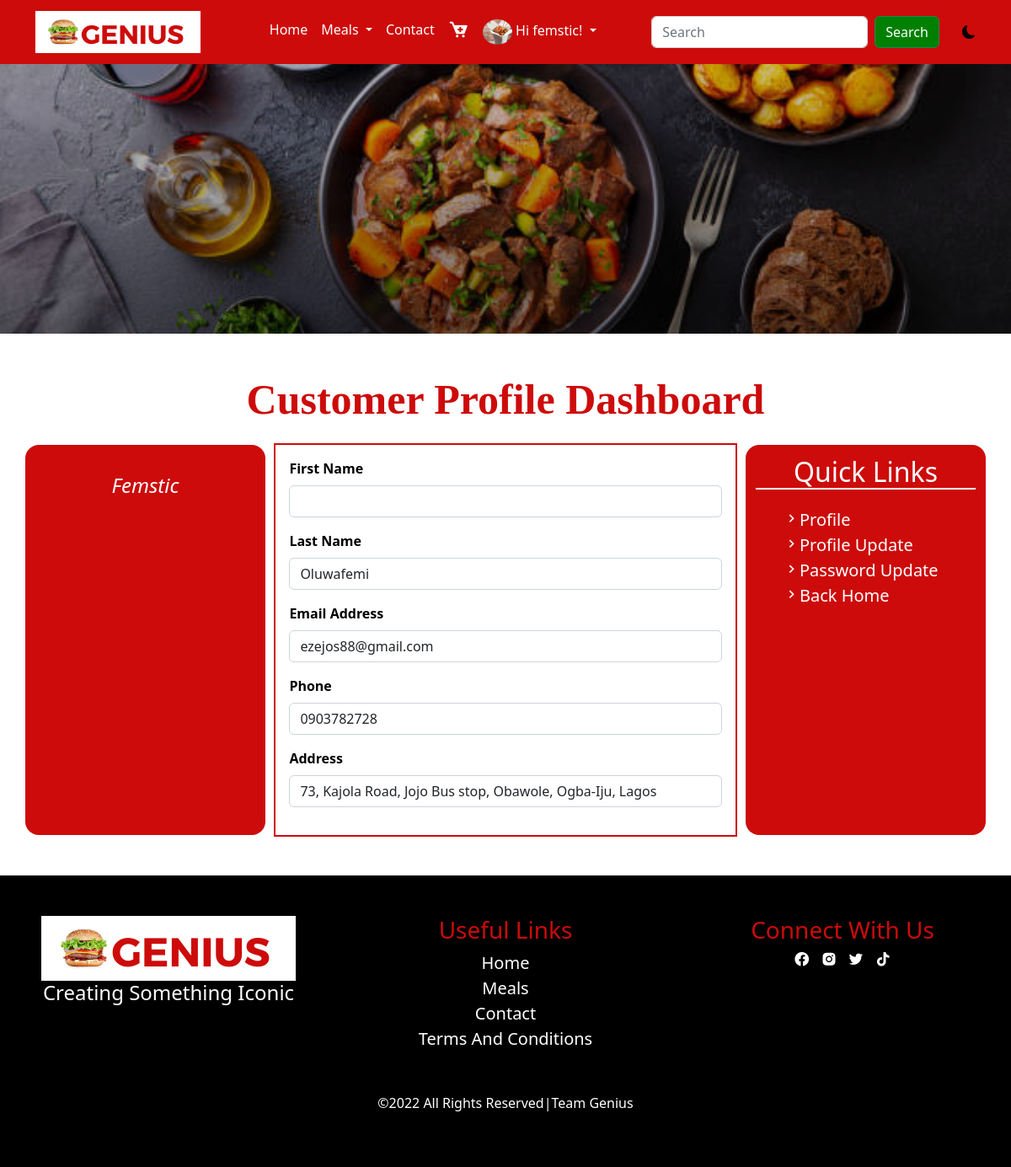
The page /profile (signed in) on the database its author committed.
### main/models.py (models this page shows, shortened)
class AppInfo(models.Model):
    title = models.CharField(max_length=50)
    logo = models.ImageField(upload_to='logo')
    carousel1 = models.ImageField(upload_to='carousel')
    carousel2 = models.ImageField(upload_to='carousel')
    carousel3 = models.ImageField(upload_to='carousel')
    banner = models.ImageField(upload_to='banner')
    copyright = models.IntegerField()

class Customer(models.Model):
    user = models.OneToOneField(User, on_delete=models.CASCADE)
    first_name = models.CharField(max_length=50)
    last_name = models.CharField(max_length=50)
    email = models.EmailField(max_length=100)
    address = models.CharField(max_length=200)
    phone = models.CharField(max_length=50)
    pix = models.ImageField(upload_to='customer', default='customer/avatar.png', blank=True, null=True)

### main/views.py (the view)
# urls.py: path('profile', views.profile, name='profile'),
@login_required(login_url='signin')
def profile(request):
    userprof = Customer.objects.get(user__username = request.user.username)
    context ={
        'userprof':userprof
    }
    return render(request, 'profile.html', context)

### main/context_processor.py (called while the page is built)
def appdetail(request):
    info = AppInfo.objects.get(pk=1)
    meal = Category.objects.all()
    context = {
        'info':info,
        'meal':meal
    }
    return context

### main/templates/profile.html (shortened to what this page needs)
{% extends 'base.html' %}
{% block header %} {% include 'header.html' %} {% endblock header %}
{% block banner %} {% include 'banner.html' %} {% endblock banner %}
{% block content %}
   <div class="container mt-5 mb-5">
    <h1 class="title text-center mb-4">Customer Profile Dashboard</h1>
    <div class="row">
      <div class="col-12 col-md-3 pavat">
        <h4>Femstic</h4>
      </div>
      <div class="col-12 col-md-6 pform">
        <form>
          <div class="mb-3">
            <label for="exampleInputEmail1" class="form-label">First name</label>
            <input type="email" class="{{userproof.first_name}} form-control" id="exampleInputEmail1" aria-describedby="emailHelp">
          </div>
          <div class="mb-3">
            <label for="exampleInputEmail1" class="form-label">last name</label>
          <input type="text" value="{{userprof.last_name}}" class="form-control" id="exampleInputEmail1" aria-describedby="emailHelp">
          </div>
          <div class="mb-3">
            <label for="exampleInputEmail1" class="form-label">Email address</label>
            <input type="email" value="{{userprof.email}}" class="form-control" id="exampleInputEmail1" aria-describedby="emailHelp">
          </div>
          <div class="mb-3">
            <label for="exampleInputEmail1" class="form-label">Phone</label>
            <input type="text" value="{{userprof.phone}}" class="form-control" id="exampleInputEmail1" aria-describedby="emailHelp">
          </div>
          <div class="mb-3">
            <label for="exampleInputEmail1" class="form-label">Address</label>
            <input type="text" value="{{userprof.address}}" class="form-control" id="exampleInputEmail1" aria-describedby="emailHelp">
          </div>
        </form>
      </div>
      <div class="col-12 col-md-3   qlink">
        <h2>Quick Links</h2>
        <ul>
          <li> <a href="{% url 'profile' %}"><i class='bx bx-chevron-right'></i>profile</a></li>
          <li> <a href="{% url 'profile_update' %}"><i class='bx bx-chevron-right'></i>profile update</a></li>
          <li> <a href="{% url 'password_update' %}"><i class='bx bx-chevron-right'></i>password update</a></li>
          <li> <a href=""><i class='bx bx-chevron-right'></i>back home</a></li>
        </ul>
      </div>
    </div>
   </div>
  </body>
</html>
{% endblock content %}
{% block footer %} {% include 'footer.html' %} {% endblock footer %}

### main/templates/header.html (shortened to what this page needs)
{% load static %}
<nav class="navbar navbar-expand-lg sticky-top">
    <div class="container">
      <a class="navbar-brand" href="#"><img src="{{info.logo.url}}" alt="" style="height: 50px;"></a>
      <div class="collapse navbar-collapse" id="navbarSupportedContent">
        <ul class="navbar-nav mx-auto mb-2 mb-lg-0">
          {% if user.is_authenticated %}
          <li class="nav-item">
            <a class="nav-link" aria-current="page" href="{% url 'home' %}">Home</a>
          </li>
          <li class="nav-item dropdown">
            <a class="nav-link dropdown-toggle" href="#" role="button" data-bs-toggle="dropdown" aria-expanded="false">
              Meals
            </a>
          </li>
          <li class="nav-item">
            <a class="nav-link" href="#contact">Contact</a>
          </li>
          <li class="nav-item">
            <a class="nav-link" href="{% url 'cart' %}"><i class='bx bxs-cart-add'></i></a>
          </li>
          <li class="nav-item dropdown">
            <a class="nav-link dropdown-toggle" href="#" role="button" data-bs-toggle="dropdown" aria-expanded="false">
             {% if user.customer %}
             <img src="{{user.customer.pix.url}}" alt="">
             {% endif %}
             {% if request.user %}
             <span>Hi {{user.username}}!</span>
             {% endif %}
            </a>
          </li>
          {% endif %}
        </ul>
        <form action="{% url 'search' %}" method="POST" class="d-flex search" role="search">
          <input class="form-control me-2" name="search" type="search" placeholder="Search" aria-label="Search">
          <button class="btn btn-outline-success" type="submit">Search</button>
        </form>
        <div class="jonah">
          <i class="bi bi-moon-fill"></i>
        </div>
      </div>
    </div>
</nav>

### main/templates/footer.html
<div class="container-fluid footer pt-5 pb-5">
    <div class="row footer1">
      <div class="col-12 col-md-4">
        <img src="{{info.logo.url}}" alt="">
        <h4>creating something iconic</h4>
      </div>
      <div class="col-12 col-md-4">
        <h3>useful links</h3>
        <ul class="list-unstyled">
          <li><a href="">home</a></li>
          <li><a href="">meals</a></li>
          <li><a href="">contact</a></li>
          <li><a href="">terms and conditions</a></li>
        </ul>
      </div>
      <div class="col-12 col-md-4">
        <h3>connect with us</h3>
        <ul class="list-unstyled">
          <li class="list-inline-item"><i class='bx bxl-facebook-circle'></i></li>
          <li class="list-inline-item"><i class='bx bxl-instagram-alt'></i></li>
          <li class="list-inline-item"><i class='bx bxl-twitter'></i></li>
          <li class="list-inline-item"><i class='bx bxl-tiktok'></i></li>
        </ul>
      </div>
    </div>
    <hr>
    <div class="row footer2">
      <p class="text-center">&copy;2022 all rights reserved|team genius</p>
    </div>
  </div>

### main/static/css/style.css (style rules this page uses)
* { padding: 0%; margin: 0%; box-sizing: border-box; }
:root { --bg: white; --icon: black; --text: black; --card: black; }
body { background: var(--bg) !important; color: var(--text) !important; }
.jonah { margin-left: 3%; cursor: pointer; }
.navbar { background-color: #cd0b0b; }
.navbar ul a { color: white; }
.search button { background-color: green; color: white; }
.nav-item i { font-size: 25px; }
.nav-item img { height: 30px; border-radius: 100%; }
.title { text-transform: capitalize; font-family: Cambria, Cochin, Georgia, Times, 'Times New Roman', serif; font-weight: 700; color: #cd0b0b; font-size: 50px; }
.footer { background: black; }
.footer1 { text-align: center; }
.footer1 h4 { color: white; text-transform: capitalize; }
.footer1 h3 { text-transform: capitalize; color: #cd0b0b; }
.footer1 ul a { text-decoration: none; text-transform: capitalize; color: white; font-size: 20px; }
.footer1 ul i { color: white; font-size: 20px; transition: 1s; cursor: pointer; }
.footer2 { color: white; text-transform: capitalize; }
.pavat { text-align: center; background-color: #cd0b0b; border-radius: 1rem; }
.pavat h4 { margin-top: 4%; text-transform: capitalize; color: white; font-style: italic; }
.pform form { outline: 2px solid #cd0b0b; padding: 3%; }
.pform form label { text-transform: capitalize; font-weight: 600; }
.qlink { background: #cd0b0b; border-radius: 1rem; }
.qlink h2 { text-transform: capitalize; color: white; text-align: center; border-bottom: 2px solid white; padding-top: 5%; }
.qlink ul { list-style: none; padding-top: 5%; }
.qlink ul a { text-decoration: none; color: white; font-size: 20px; text-transform: capitalize; }

### rows shown on the page
AppInfo: logo (picture)
Customer: last_name "Oluwafemi", email "ezejos88@gmail.com", phone "0903782728", address "73, Kajola Road, Jojo Bus stop, Obawole, Ogba-Iju, Lagos"

### other values the page prints
{{ user.username }} "femstic"
